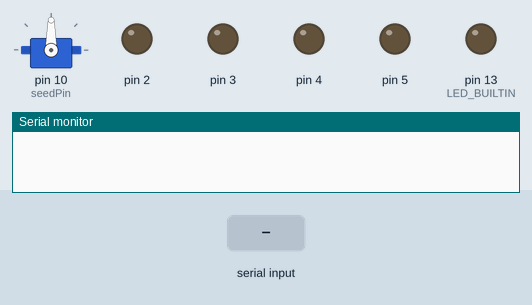
The sketch below on a simulated Arduino Uno, built with avr-gcc and run on an emulated ATmega328P. On the bench: servo, output pins drawn as LEDs (lit = HIGH), the last lines printed to the serial monitor. The inputs (shaded band) are chosen by the test bench.

Above: at 1.2 s.
1.3 s: "*\n" received over Serial
At 2.26 s:
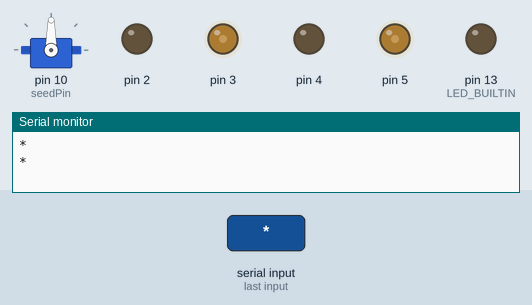
At 2.86 s:
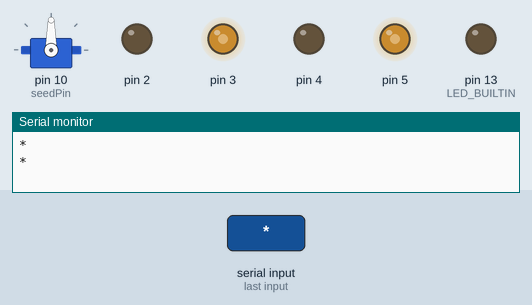
Timing chart, 0 to 9.5 s (numbered marks = the images above; inputs shaded):
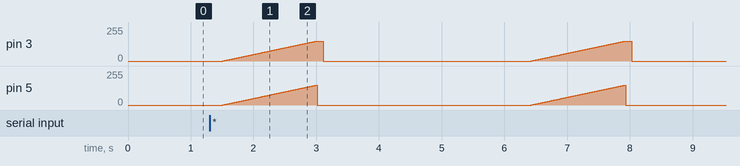

Measured:
- after the input at 1.3 s, pin 3, pin 5: ramps from 0/255 to 150/255 and jumps back, once every 4.9 s

The sketch:

Farmer2000.ino
```cpp
/* Arduino Main File for EGEN 310 Group C1 Farmer2000
 * by Gage Hilyard
 * Completed 11/29/2021
 */

#include "Farmer.h"
#include <Servo.h>

int PWM1 = 3; //First two PWM pins
int DIR1 = 2;
int PWM2 = 5; //Second two PWM pins
int DIR2 = 4;
int seedPin = 10;
int serialval = 9600;

Servo seed;
Motor rightMotor(PWM1, DIR1);
Motor leftMotor(PWM2, DIR2);
BTController cont(leftMotor, rightMotor, seed, serialval);

void setup() {
  pinMode(LED_BUILTIN, OUTPUT);

  Serial.begin(serialval);
  Serial.setTimeout(250);
  seed.attach(seedPin);
  //required to setup pinMode
  rightMotor.setupMotor();
  leftMotor.setupMotor();
  cont.setupCont(leftMotor, rightMotor, seed, serialval);
}

void loop() {
  cont.getString();
}
```

Farmer.cpp
```cpp
/* cpp file for the Farmer2000
 * Gage Hilyard 11/18/2021
 */

#include "Farmer.h"
#include <Servo.h>

//Motor init
Motor::Motor() {
}

//Required to call in setup
void Motor::setupMotor(){
  pinMode(_PWM, OUTPUT);
  pinMode(_DIR, OUTPUT);
  int speed = 0;
}

//Shuts down motor
void Motor::killMotor(){
  digitalWrite(_PWM, LOW);
  digitalWrite(_DIR, LOW);
  delay(100);
}

//Sets speed forward or reverse
void Motor::setSpeed(int speed){
  //Puts motor in reverse
  if (speed < 0) {
    digitalWrite(9, HIGH);
    digitalWrite(_DIR, HIGH);
    analogWrite(_PWM, abs(speed));
  }
  //Puts motor in drive
  else if (speed > 0) {
    digitalWrite(_DIR, LOW);
    analogWrite(_PWM, speed);
  }
  else {
    killMotor();
  }
}

//BTController init
BTController::BTController() {
}

//Required to call in setup
void BTController::setupCont(Motor& in_m1, Motor& in_m2, Servo& in_ss, int in_serial) {
  //_m1 is right motor, _m2 is left motor
  _m1 = in_m1;
  _m2 = in_m2;
  _ss = in_ss;
  _serial = in_serial;
  _msgStr = '0';
}

//Gets char from Bluetooth Module
void BTController::getString() {
  if(Serial.available() > 0){
    _msgStr = Serial.read();
    Serial.print(_msgStr);
    Serial.print("\n");
    _ss.write(0);


    //Ch is "*" (Farmer Button ON) Displays Tractor
    while(_msgStr == '*') {
      Serial.println(_msgStr);
      // Get String
      int pos = 0;
      for(pos = 0; pos <= 150; pos +=1) {
        _m1.setSpeed(pos);
        _m2.setSpeed(pos);
        delay(10);
      }
      _m1.killMotor();
      _m2.killMotor();
      _ss.write(180);
      delay(2000);
      _ss.write(0);
      delay(1000);

      //checks for exit
      if(Serial.read() == '0'){
        _msgStr = Serial.read();
      }
    }

    //Ch is "f" (Forward Button held)
    if(_msgStr == 'f') {
      int pos = 0;
      for(pos = 0; pos <= 255; pos +=1) {
        _msgStr = Serial.read();
        if(_msgStr == '0') {
              _m1.killMotor();
              _m2.killMotor();
              _ss.write(0);
              break;
            }
        _m1.setSpeed(pos);
        _m2.setSpeed(pos);
        delay(10);
      }
    }

    //String is "r" (Right Button held)
    if(_msgStr == 'r') {
      int pos = 0;
      for(pos = 0; pos <= 255; pos +=1) {
        _msgStr = Serial.read();
        if(_msgStr == '0') {
              _m1.killMotor();
              _m2.killMotor();
              _ss.write(0);
              break;
            }
        _m1.setSpeed(-pos);
        _m2.setSpeed(pos);
        delay(10);
      }
    }
    //String is "b" (Back Button held)
    if(_msgStr == 'b') {
      int pos = 0;
      for(pos = 0; pos <= 255; pos +=1) {
        _msgStr = Serial.read();
        if(_msgStr == '0') {
              _m1.killMotor();
              _m2.killMotor();
              _ss.write(0);
              break;
            }
        _m1.setSpeed(-pos);
        _m2.setSpeed(-pos);
        delay(10);
      }
    }
    //String is "l" (Left Button held)
    if(_msgStr == 'l') {
      int pos = 0;
      for(pos = 0; pos <= 255; pos +=1) {
        _msgStr = Serial.read();
        if(_msgStr == '0') {
          _m1.killMotor();
          _m2.killMotor();
          _ss.write(0);
          break;
        }
        _m1.setSpeed(pos);
        _m2.setSpeed(-pos);
        delay(10);
      }
    }

    //String is "0" (Farmer Button OFF) Displays Farmer
    if(_msgStr == '0') {
      _m1.killMotor();
      _m2.killMotor();
      _ss.write(0);
    }
  }
}
```

Farmer.h
```cpp
/* Header file for the Farmer library
 * Gage Hilyard, 11/18/2021
 */

#ifndef Farmer_h
#define Farmer_h

#include "Arduino.h"
#include <Servo.h>


//Class used to control individual motors through the H bridge motor driver
class Motor {
  public:
  //Variables
  int speed; //negative speed = reverse/counterclockwise

  //Constructor
  Motor(int in1, int in2){_PWM = in1; _DIR = in2;} //in1 is PWM, in2 is DIR
  Motor(const Motor &m1){_PWM = m1._PWM; _DIR= m1._DIR;}
  Motor();

  //Methods
  void killMotor();  //disable motorPins
  void setupMotor();
  void setSpeed(int speed); //takes -255 - 255, changes PWM pin voltage

  private:
  int _PWM;
  int _DIR;


};

//Class used to control motors and recieve strings from iOS
class BTController {
  public:
  //variables

  //Constructor
  BTController(Motor& in_m1, Motor& in_m2, Servo& in_ss, int in_serial){_m1 = in_m1; _m2 = in_m2; _ss = in_ss; _serial = in_serial;}
  BTController(const BTController &b1){_m1 = b1._m1; _m2 = b1._m2; _ss = b1._ss; _serial = b1._serial;}
  BTController();

  //Methods
  void setupCont(Motor& _m1, Motor& _m2, Servo& _ss, int _serial);
  void getString();


  private:
  Motor _m1;
  Motor _m2;
  Servo _ss;
  char _msgStr;
  int _serial;

};

#endif
```
